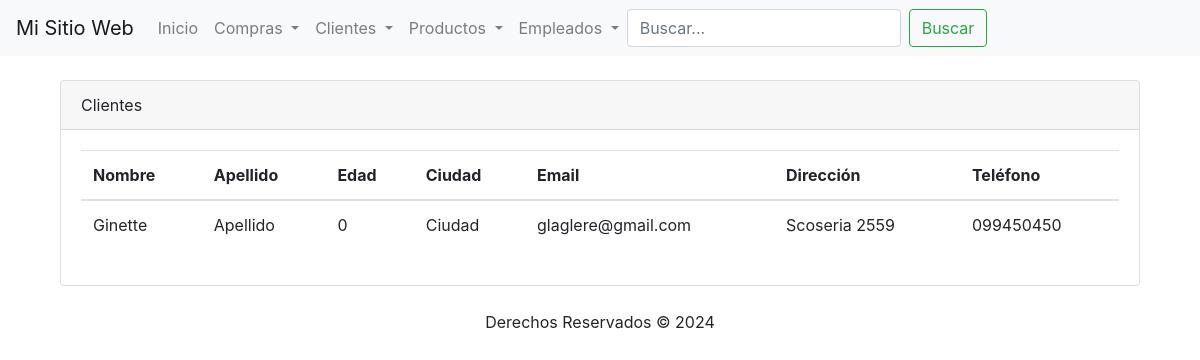
/clientes/, run on an earlier commit of the app's database.
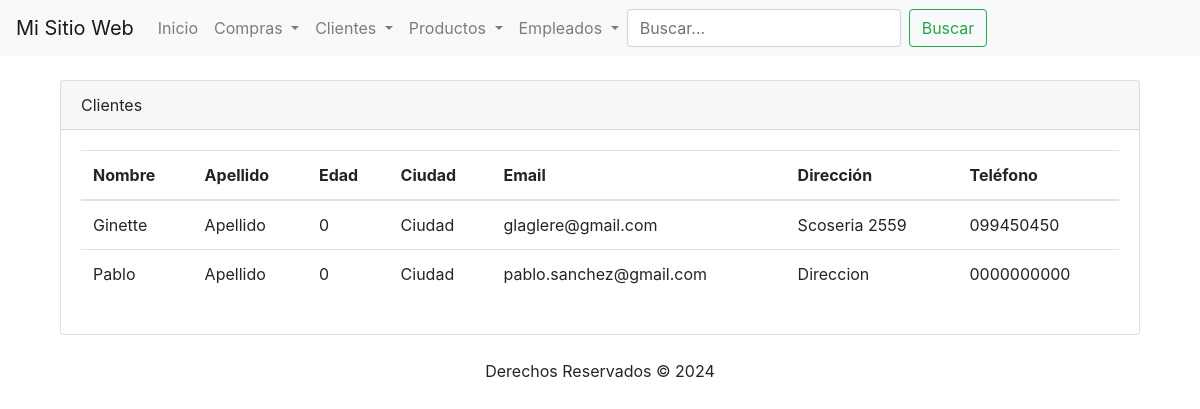
And on a later commit of the database.
### webapp/models.py (models this page shows, shortened)
class Persona(models.Model):
    nombre = models.CharField(max_length=100, default='Nombre')
    apellido = models.CharField(max_length=100, default='Apellido')
    edad = models.IntegerField(default=0)
    ciudad = models.CharField(max_length=100, default='Ciudad')
    class Meta:
        abstract = True

class Cliente(Persona):
    email = models.EmailField()
    direccion = models.CharField(max_length=255, default='Direccion')
    telefono = models.CharField(max_length=20, default='0000000000')

### webapp/views.py (the view)
# urls.py: path('clientes/', views.lista_clientes, name='lista_clientes'),
def lista_clientes(request):
    clientes = Cliente.objects.all()
    return render(request, 'webapp/lista_clientes.html', {'clientes': clientes})

### webapp/templates/webapp/lista_clientes.html (shortened to what this page needs)
{% extends 'webapp/base.html' %}
{% block content %}
<div class="container">
    <div class="card">
        <div class="card-header">
            Clientes
        </div>
        <div class="card-body">
            <table class="table table-hover">
                <thead>
                    <tr>
                        <th scope="col">Nombre</th>
                        <th scope="col">Apellido</th>
                        <th scope="col">Edad</th>
                        <th scope="col">Ciudad</th>
                        <th scope="col">Email</th>
                        <th scope="col">Dirección</th>
                        <th scope="col">Teléfono</th>
                    </tr>
                </thead>
                <tbody>
                    {% for cliente in clientes %}
                    <tr>
                        <td>{{ cliente.nombre }}</td>
                        <td>{{ cliente.apellido }}</td>
                        <td>{{ cliente.edad }}</td>
                        <td>{{ cliente.ciudad }}</td>
                        <td>{{ cliente.email }}</td>
                        <td>{{ cliente.direccion }}</td>
                        <td>{{ cliente.telefono }}</td>
                    </tr>
                    {% endfor %}
                </tbody>
            </table>
        </div>
    </div>
</div>
{% endblock %}

### webapp/templates/webapp/base.html (shortened to what this page needs)
<!DOCTYPE html>
<html>
<head>
    <link href="https://stackpath.bootstrapcdn.com/bootstrap/4.5.2/css/bootstrap.min.css" rel="stylesheet">
</head>
<body>
    <header>
        <nav class="navbar navbar-expand-lg navbar-light bg-light">
            <a class="navbar-brand" href="/">Mi Sitio Web</a>
            <div class="collapse navbar-collapse" id="navbarNav">
                <ul class="navbar-nav">
                    <li class="nav-item"><a class="nav-link" href="/">Inicio</a></li>
                    <li class="nav-item dropdown">
                        <a class="nav-link dropdown-toggle" href="#" id="comprasDropdown" role="button" data-toggle="dropdown" aria-haspopup="true" aria-expanded="false">
                            Compras
                        </a>
                    </li>
                    <li class="nav-item dropdown">
                        <a class="nav-link dropdown-toggle" href="#" id="clientesDropdown" role="button" data-toggle="dropdown" aria-haspopup="true" aria-expanded="false">
                            Clientes
                        </a>
                    </li>
                    <li class="nav-item dropdown">
                        <a class="nav-link dropdown-toggle" href="#" id="productosDropdown" role="button" data-toggle="dropdown" aria-haspopup="true" aria-expanded="false">
                            Productos
                        </a>
                    </li>
                    <li class="nav-item dropdown">
                        <a class="nav-link dropdown-toggle" href="#" id="empleadosDropdown" role="button" data-toggle="dropdown" aria-haspopup="true" aria-expanded="false">
                            Empleados
                        </a>
                    </li>
                </ul>
                <form class="form-inline my-2 my-lg-0" method="get" action="{% url 'buscar' %}">
                    <input class="form-control mr-sm-2" type="search" name="query" placeholder="Buscar...">
                    <button class="btn btn-outline-success my-2 my-sm-0" type="submit">Buscar</button>
                </form>
            </div>
        </nav>
    </header>
    <main class="container mt-4">
        {% block content %}{% endblock %}
    </main>
    <footer class="text-center mt-4">
        <p>Derechos Reservados &copy; 2024</p>
    </footer>
</body>
</html>

What changed in the data, as far as the page shows it:
added Cliente: nombre "Pablo", apellido "Apellido", edad "0", ciudad "Ciudad", email "pablo.sanchez@gmail.com", direccion "Direccion", telefono "0000000000"
